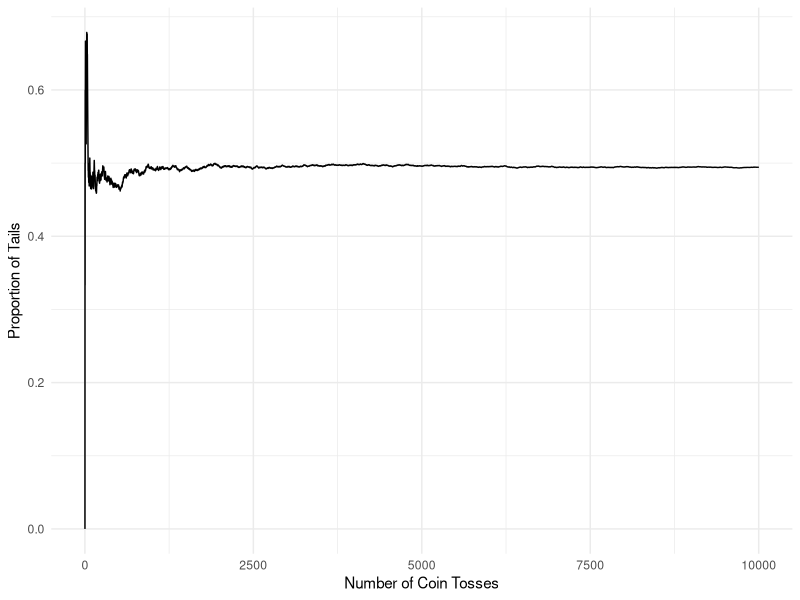

Source code (R):
## ---- chunk 1
library(tidyverse)
## ---- chunk 2
set.seed(123)
n_simulations <- 10000
uniform_numbers <- runif(n = n_simulations, min = 0, max = 1)

## ---- chunk 3
head(uniform_numbers, 30)
## ---- chunk 4
p <- 0.5

# Simulate the coin toss using the Bernoulli distribution
coin_toss <- ifelse(uniform_numbers <= p, 0, 1)

## ---- chunk 5
head(coin_toss, 30)
## ---- chunk 6
#| label: fig-long-run
#| fig-cap: "Long running proportions of Tails" 

toss = seq(from = 1, to = length(coin_toss), by = 1)
           
ggplot(
  data = data.frame(
    toss = toss, 
    runprop = cumsum(coin_toss)/toss
  ), 
   aes(
    x = toss, 
    y = runprop
      )
) + geom_line() + 
  theme_minimal() + 
  ylab("Proportion of Tails") + 
  xlab("Number of Coin Tosses")

